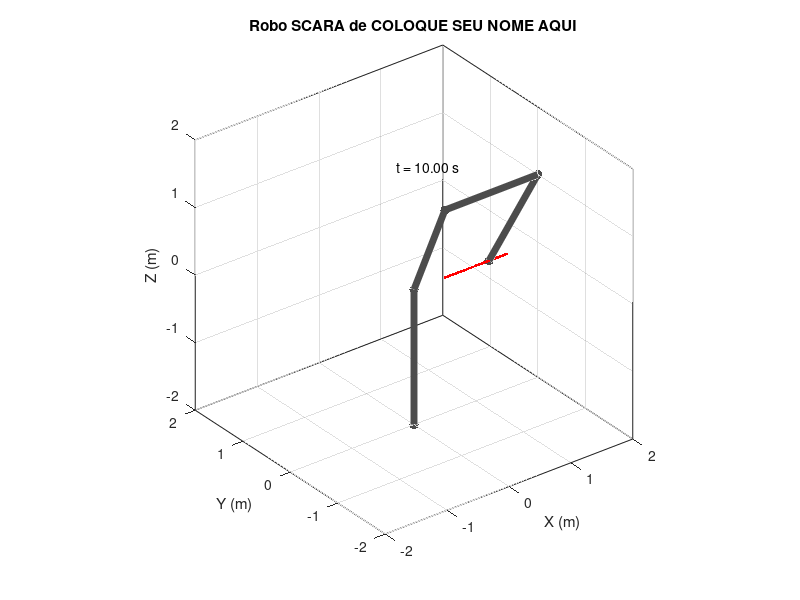

Write MATLAB code to recreate this figure.
%% robo_scara_inicial.m
% 
% Esse script do Matlab fornece o codigo inicial para o problema do robo
% SCARA do Trabalho 2.
% Os alunos devem modifica-lo para criar o seu proprio script
%
% Nome do aluno: XXXXXXX
%
% Modifique o nome deste arquivo substituindo "inicial" por sua matrícula.
% Por exemplo, robo_scara_12001234.m
%

%% SETUP

% Deleta todas variáveis do workspace do Matlab e a command window.
clear all
close all
clc

% Armazene seu nome como uma string
student_name = 'COLOQUE O SEU NOME AQUI';

% Define o vetor de tempo
tStart = 0;   % Instante em que a simulacao inicia, em segundos.
tStep = 0.04; % Step da simulacao, em segundos.
tEnd = 10;    % Instante em que a simulacao termina, sem segundos.
t = (tStart:tStep:tEnd)';  % Vetor de tempo (vetor coluna).

% Configura a animacao do movimento do robo
pause on;  % Se não quiser assistir a animacao, configure como off.
GraphingTimeDelay = 0.05; % Tamanho da pausa entre posicoes quando renderizando, se houver, em segundos.



%% MODOS DE MOVIMENTO

% 0 faz o robo permanecer parado com coordenadas de juntas em zero (home).
% 1 faz apenas a junta 1 se mover.
% 2 faz apenas a junta 2 se mover.
% 3 faz apenas a junta 3 se mover.
% 4 faz todas as juntas se moverem em um padrão interessante da sua escolha.

% Defina o modo de movimento aqui!
motion_mode = 1; % Mude de acordo com o que deseja executar

% Define a coordenada da junta dado o modo de movimento selecionado. Aqui
% estamos determinando valores para theta1, theta2 e d3. Cada um deve ser
% um vetor coluna com as mesmas dimensões de t.

switch motion_mode
    case 0
        disp('O robo deve ficar parado.')
        theta1_history = 0*t; % Define theta1 como zero para todo o tempo.
        theta2_history = 0*t; % Define theta2 como zero para todo o tempo.
        d3_history = 0*t; % Define d3 como zero para todo o tempo.
    case 1
        disp('O robo deve mover apenas a junta 1.')
        theta1_history = 1+.5*sin(1.3*t); % Define theta1 para uma função interessante.
        theta2_history = 0*t; % Define theta2 como zero para todo o tempo.
        d3_history = 0*t; % Define d3 como zero para todo o tempo.
    case 2
        disp('O robo deve mover apenas a junta 2.')
        % Voce deve preencher aqui o que for necessario.
    case 3
        disp('O robo deve mover apenas a junta 3.')
        % Voce deve preencher aqui o que for necessario.
    case 4
        disp('O robo deve mover todas as suas juntas.')
        % Voce deve preencher aqui o que for necessario.
    otherwise
        error('Erro! motion_mode desconhecido')
end

%% PARAMETROS DO ROBO

% Esse problema é sobre as 3 primeiras juntas (RRP) de um manipulador SCARA
% A cinemática direta desse robo (FK) encontra-se nas paginas 91 a 93 do
% livro texto (Spong), apesar de aqui estarmos ignorando a 4a junta do
% punho. Voce pode usar a solucao do livro para resolver essa parte do
% trabalho.

% Define o comprimento dos links do robo.
a1 = 1.0; % Distancia entre juntas 1 e 2, em metros.
a2 = 0.7; % Distancia entre juntas 2 e 3, em metros.

%% SIMULACAO

% Avisa usuario sobre inicio da animacao
disp('Comecando a animacao.')

% Mostra mensagem explicando como cancelar a simulacao
disp('Clique nesta janela e pressione control-c para interromper o codigo')

% Inicializa a matriz para guardar a posicao da ponta do robo ao longo do
% tempo. A primeira linha eh a coordenada x, a segunda eh y, e a terceira
% eh z, todas no frame da base. Voce pode fazer uma 4a linha se desejar
% usar a representacao homogenea dos pontos. A matriz tem o mesmo numero de
% colunas que o vetor t, ou seja, uma posicao da ponta para cada step de 
% tempo na simulacao. O historico eh armazenado para que possamos tracar a
% trajetoria de onde esteve a ponta do robo
tip_history = zeros(3,length(t));

% Percorre o vetor de step do tempo para animar o robo.
for i = 1:length(t)
    
    % Coloca os dados atuais de theta1, theta2, e d3 nos historicos
    theta1 = theta1_history(i);
    theta2 = theta2_history(i);
    d3 = d3_history(i);

    % Faça seus cálculos. Se você fizer as coisas de forma direta, 
    % todo seu código deverá ficar entre as linhas de asteriscos.
    % *******************************************************************
    
    % Coloque seus calculos aqui!
      
    % Se seu codigo roda, mas voce nao consegue ver nada no seu plot,
    % comente ou modifique o comando axis([...]) na secao de plot abaixo.
        
    % Coloque os pontos juntos
    points_to_plot = [[0 0 -2]' [0 0 0]' [.5 0 1]' [2 0 1]' [theta1 theta2 d3]'];
    
    % Todos os seus calculos devem ser feitos aqui. Sua lista com os pontos
    % do robo a plotar devem estar em points_to_plot, indo da base para a
    % ponta. Cada coluna representa as coordenadas x, y e z de um ponto. A
    % ultima coluna de points_to_plot deve ser a posicao da ponta do robo
    % *******************************************************************
    
    % Grab the final plotted point for the trajectory graph.
    tip_history(:,i) = points_to_plot(:,end);

    % Abre a figura 1 e da clear para estar pronto para plotagem.
    figure(1);

    % Formata o plot se for desenhar pela primeira vez
    if (i == 1)
        % Na primeira vez, plota os pontos do robo e guarda o handle do
        % plot. Esse eh um plot 3D com esferas conectando os pontos e
        % linhas conectando pontos vizinhos em cinza escuro
        hrobot = plot3(points_to_plot(1,:),points_to_plot(2,:),points_to_plot(3,:),'.-','linewidth',5,'markersize',20,'color',[.3 .3 .3]);
        
        % Tambem plota a posicao da ponta do robo usando hold on e hold off
        % Mantem um handle para poder atualizar esses dados depois
        hold on;
        htip = plot3(tip_history(1,i),tip_history(2,i),tip_history(3,i),'r.');
        hold off;

        % Label dos eixos, incluindo unidades de medida entre parentesis.
        xlabel('X (m)');
        ylabel('Y (m)');
        zlabel('Z (m)');

        % Liga os grids e o box.
        grid on;
        box on;

        % Seta os limites dos eixos.
        axis([-2 2 -2 2 -2 2])

        % Seta as propriedades do eixo para visualizacao 3D, deixando a
        % mesma unidade em todas as direcoes e permitindo rotacao
        axis vis3d;

        % Coloca texto no plot para mostrar quanto tempo passou.
        % O texto é centralizado.
        htime = text(1,1,1,sprintf('t = %.2f s',t(i)),'horizontalAlignment','center');

        % Adiciona um titulo incluindo o nome do estudante.
        title('Robo SCARA de COLOQUE SEU NOME AQUI'); % Atualize com seu nome
    else
        % Uma vez que a animacao esteja setada, nao precisamos reformatar
        % todo o plot. Precisamos apenas atualizar os dados para corrigir
        % os novos valores para a animacao do robo, o historico da ponta
        % (tip_history) e o texto que mostra o tempo decorrido.
        set(hrobot,'xdata',points_to_plot(1,:),'ydata',points_to_plot(2,:),'zdata',points_to_plot(3,:))
        set(htip,'xdata',tip_history(1,1:i),'ydata',tip_history(2,1:i),'zdata',tip_history(3,1:i))
        set(htime,'string', (sprintf('t = %.2f s',t(i))));
    end
    
    % Pausa por um curto período de tempo para permitir visualizar animação
    pause(GraphingTimeDelay)
    
end

disp('Fim da animacao.')
